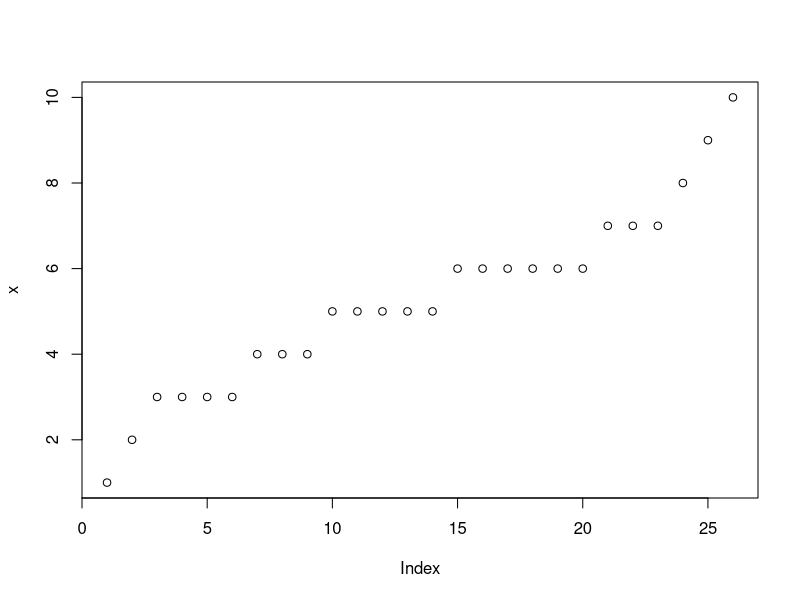
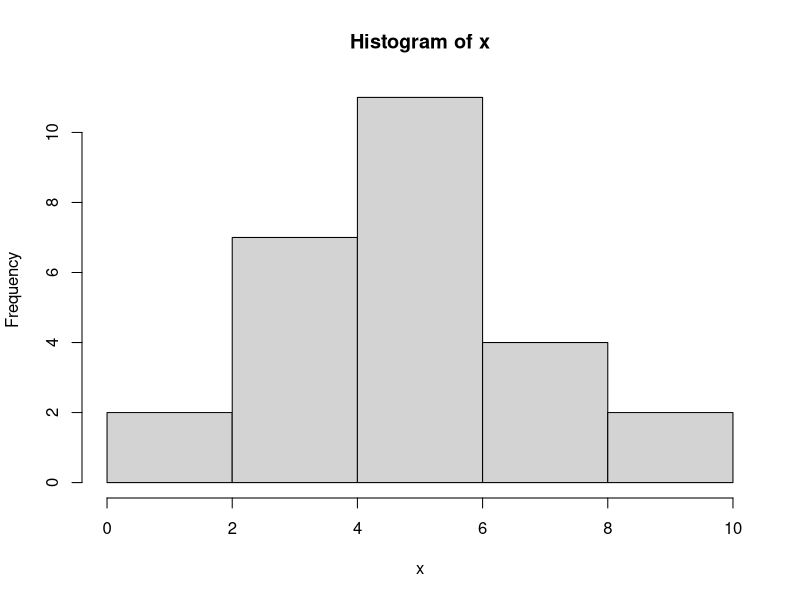
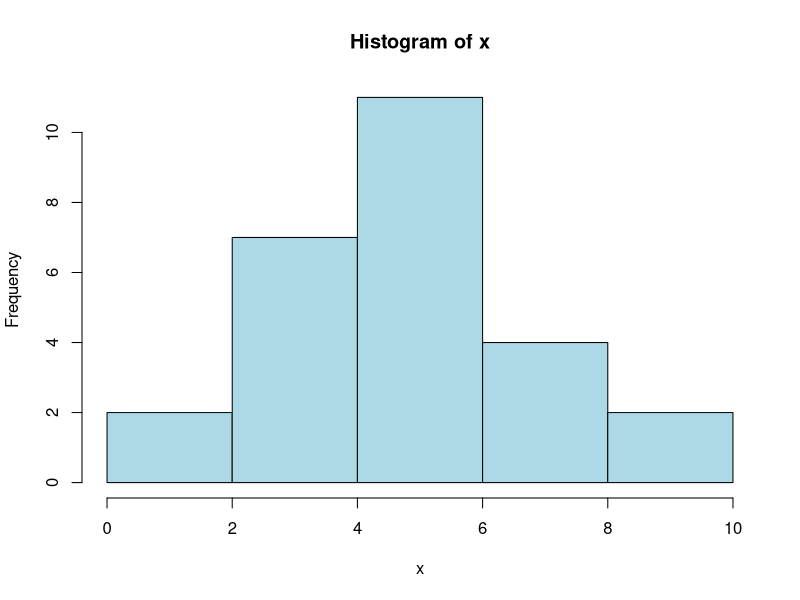
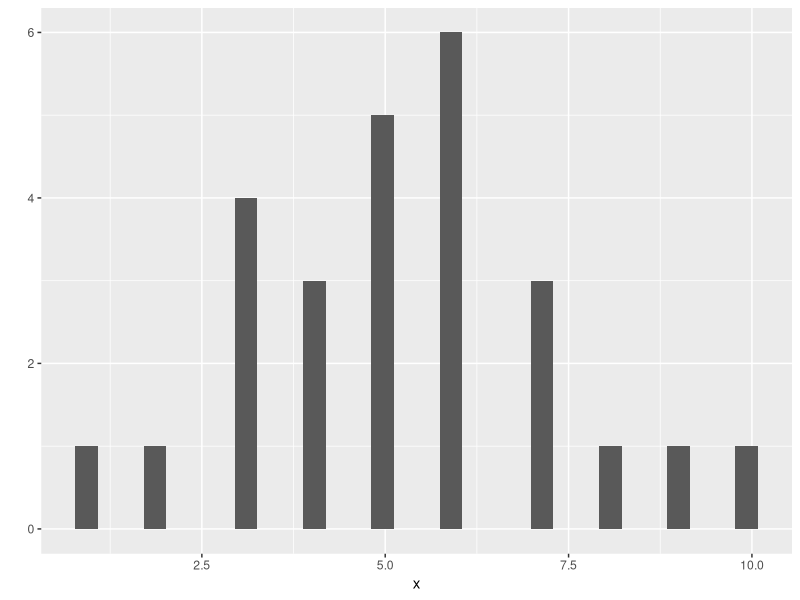
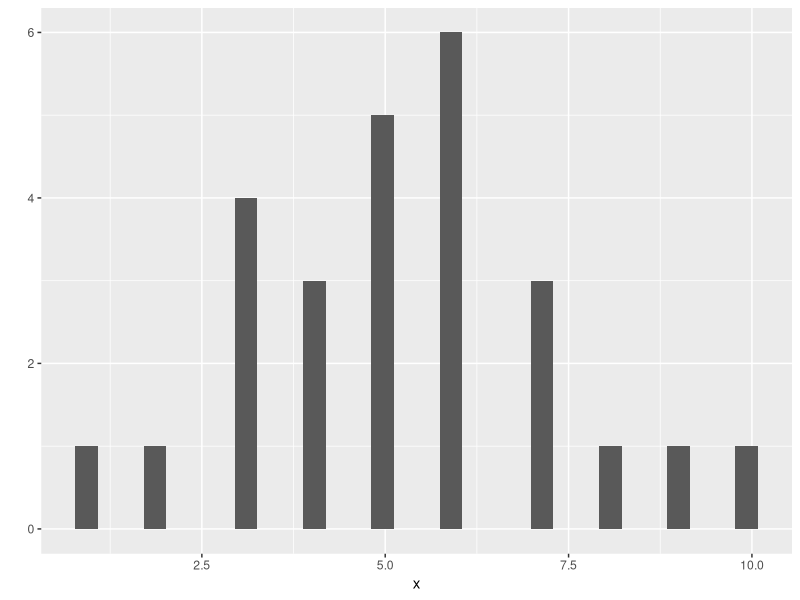
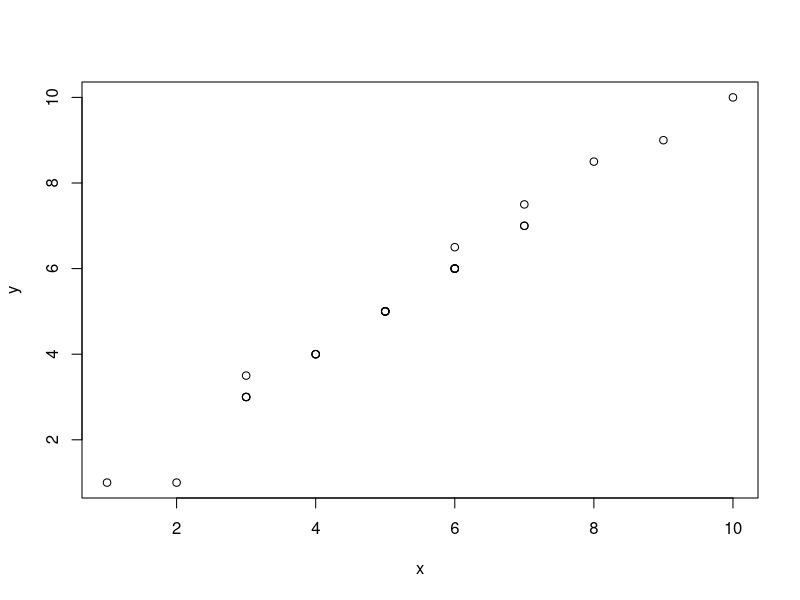
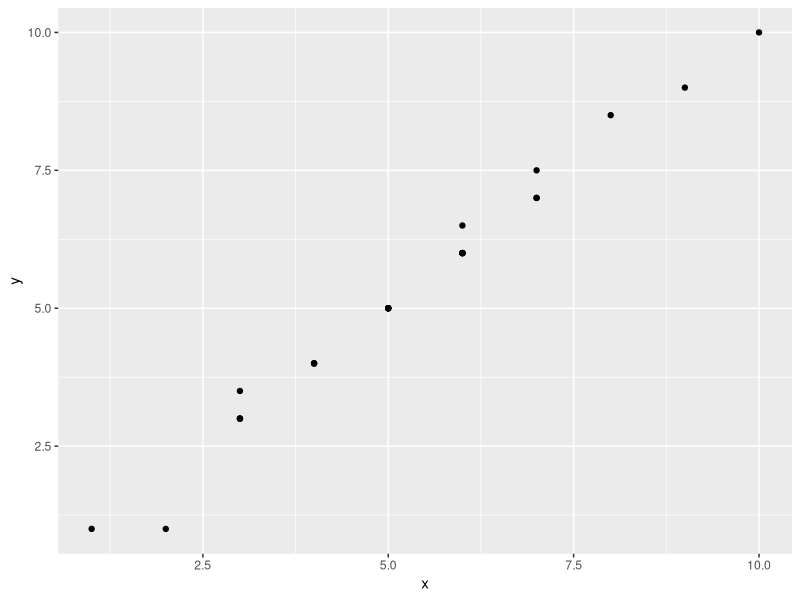
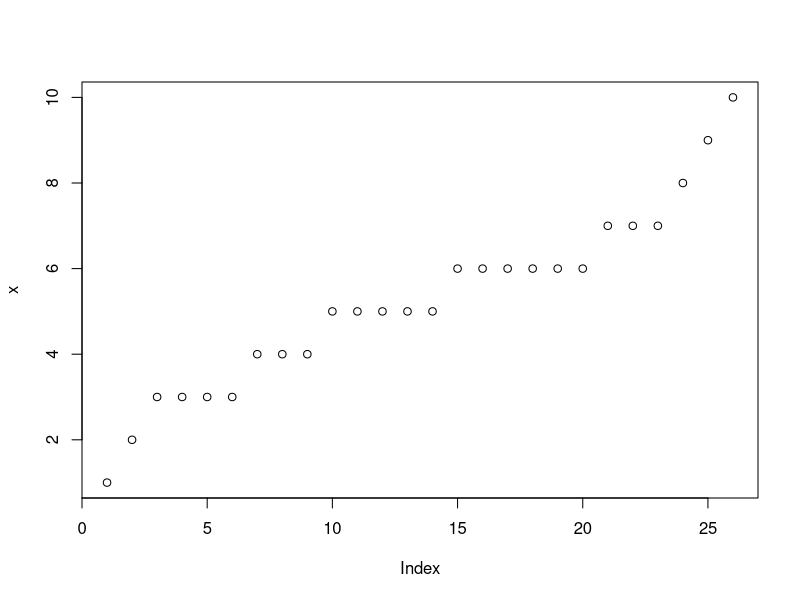

The R script that drew these images, in order:
# ******************************************************************
#   
#           ** TP1 : R pour sciences humaines **
#                       (Maelle AMAND)
# 
# ******************************************************************
#   
# A la base, R est une grosse machine à calculer. 
# Au début des ordinateurs appelait ce genre de machines
# "number crunching machines".

# Faisons quelques calculs...

# @@@@@@@@@@@@@@@@@@@@@@@@@@@@@@@@@@@@@@@@@@@@@@@@@@@@@@@@@@@@@@@
# @@@@@@@@@@@@@@@@@@ CALCULS DE BASE @@@@@@@@@@@@@@@@@@@@@@@@@@@@
# @@@@@@@@@@@@@@@@@@@@@@@@@@@@@@@@@@@@@@@@@@@@@@@@@@@@@@@@@@@@@@@

2+4

777*10

(5+5)*2

67*2

67/0.5


# A vous! Tapez quelques calculs et observez le résultat:

# ________________________________________________________________
# ________________________________________________________________
# ________________________________________________________________

# @@@@@@@@@@@@@@@@@@@@@@@@@@@@@@@@@@@@@@@@@@@@@@@@@@@@@@@@@@@@@@@
# @@@@@@@@@@@@@@@@@@ CREATION DE VECTEURS @@@@@@@@@@@@@@@@@@@@@@@
# @@@@@@@@@@@@@@@@@@@@@@@@@@@@@@@@@@@@@@@@@@@@@@@@@@@@@@@@@@@@@@@


# Donnons un nom à notre calcul: on dit qu'on "stocke le calcul dans
# un vector" (English:"you assign values to a vector")

calcul1 <- 777*10
# vérifions si calcul1 contient bien le résultat de notre calcul 
calcul1

# A vous! Changez le nom du vecteur et changez le calcul: 



# ________________________________________________________________
# ________________________________________________________________
# ________________________________________________________________

# On peut donner un nom à une liste de mots :

mots <- c("cailloux","choux","genoux","hiboux", "poux")
mots


# On peut aussi donner un nom à une liste d'énoncés. Ce qui importe c'est de 
# mettre l'énoncé entre " ".

poeme <-c("Ma vie à la tienne est tressée" , "Comme on tresse des fils soyeux," , "Et je pense avec ta pensée," , "Et je regarde avec tes yeux.")
poeme


# A vous! Changez la liste de mot et stockez-la dans un vecteur. Puis faites de même
# avec un énoncé:



# ________________________________________________________________
# ________________________________________________________________
# ________________________________________________________________


# @@@@@@@@@@@@@@@@@@@@@@@@@@@@@@@@@@@@@@@@@@@@@@@@@@@@@@@@@@@@@@@
# @@@@@@@@@@@@@@@@@@ PREMIERES FONCTIONS @@@@@@@@@@@@@@@@@@@@@@@@
# @@@@@@@@@@@@@@@@@@@@@@@@@@@@@@@@@@@@@@@@@@@@@@@@@@@@@@@@@@@@@@@

# R peut calculer la moyenne d'une série de chiffres.
# on utilise le mot anglais: mean. 
# On prépare d'abord le vecteur qui contient
# cette série de chiffres. Puis on fait la moyenne en 
# tapant la fonction mean puis on ajoute le vecteur entre parenthèses.


notes <- c(4,4,8,8)
mean(notes)

# Quand on a des chiffres, la fonction summary donne des informations
# supplémentaires. Lesquelles ?
summary(notes)



# A vous ! Calculez la moyenne d'une série de chiffres de votre choix !
# Cela peut etre la taille des participants à ce stage ! 
# Appliquez ensuite la fonction summary à votre vecteur !





# La fonction sqrt peut être utile. A votre avis, que fait-elle?
sqrt(25)



# On peut aussi calculer le carré ou le cube d'un chiffre. 

3^2
6^2

# A vous ! Calculez le carré du chiffre de votre choix:




# Un peu de déduction !
# Sachant que 4^2 permet de calculer 
# le carré de 4, quel sera le cube de 4 ?




# @@@@@@@@@@@@@@@@@@@@@@@@@@@@@@@@@@@@@@@@@@@@@@@@@@@@@@@@@@@@@@@
# @@@@@@@@@@@@@@@@@@ PREMIERS GRAPHIQUES @@@@@@@@@@@@@@@@@@@@@@@@
# @@@@@@@@@@@@@@@@@@@@@@@@@@@@@@@@@@@@@@@@@@@@@@@@@@@@@@@@@@@@@@@

# A) AVEC DES CHIFFRES SEULEMENT

# Avec UNE série de chiffres on peut faire un nuage de points:
# (English: scatterplot)
# On prépare d'abord sa série de chiffre. Puis, on utilise la 
# fonction plot()

x <- c(1,2,3,3,3,3,4,4,4,5,5,5,5,5,6,6,6,6,6,6,7,7,7,8,9,10)
plot(x)

# Avec une série de chiffres on peut aussi faire un histogramme:
# (English; histogram)

hist(x)
hist(x, col="lightblue")

# Pour un graphique plus joli on peut utiliser la fonction
# qplot(). Le "q" de qplot veut dire "quick" plot. 
# Pour utiliser cette fonction, installez le package 
# ggplot2 (m'appeler pour que je vous aide). Puis activez-le
# à l'aide de la commande:
library(ggplot2)

qplot(x)

# A votre avis, quelle est la différence entre 
# le premier histogramme et le second ? (à part la différence de couleurs)


qplot(x)

# A vous ! Créez un histogramme à partir d'une série de chiffres. 
# Nommer le vecteur x1
# Utilisez hist(), puis qplot()




#________________________________________________________________

# # Avec DEUX séries de chiffres on peut faire un nuage de points:
# (English: scatterplot)
# On prépare d'abord ses séries de chiffres. Puis, on utilise la 
# fonction plot() à nouveaux

x <- c(1,2,3,3,3,3,4,4,4,5,5,5,5,5,6,6,6,6,6,6,7,7,7,8,9,10)
y <- c(1,1,3,3.5,3,3,4,4,4,5,5,5,5,5,6,6,6.5,6,6,6,7.5,7,7,8.5,9,10)
plot(x,y)
qplot(x,y)


# Que se passe-t-il si l'on tape: plot(y,x) ? ESt-ce pareil pour
# qplot(y,x)




# Changez la dernière valeur de y à 5. Refaites le graphique.
# Observez la différence.



# A vous ! Créez 2 séries de chiffres et utilisez la fonction plot.
# Nommez le vecteur x2



# On peut aussi faire un graphique avec des lignes:
plot(x)
plot(x,type="l") # "l" est une abbréviation pour ligne.
plot(x,type="l", col="red")



# Faites votre graphique avec votre vecteur x2



# Dans la ligne plot(x2,type="l") Changez "l" en "o" et tapez la 
# commande ci-dessous.
# Executez-là. 
# Qu'observez-vous?

# _________________________________________________________________

# B) AVEC DES DONNEES TEXTUELLES (QUALITATIVES)
# Attention, les guillemets sont obligatoire quand on crée
# une liste avec du texte.

sexe <- c("Homme","Homme","Homme","Homme","Homme", "Femme", "Femme", "Femme")
sexe

# graphique avec le nombre d'occurrences:
occurrences<- table(sexe)
occurrences

barplot(occurrences)
pie(occurrences)

# graphique avec la conversion en pourcentage:
pourcentages <- prop.table(table(sexe))
pourcentages

barplot(pourcentages)
pie(pourcentages)


# A votre avis: à quoi servent les fonctions table(), barplot(), 
# pie() et prop.table(table())?

# table() ......................................................

# barplot() ....................................................

# pie() ........................................................

# prop.table(table()) ..........................................



# @@@@@@@@@@@@@@@@@@@@@@@@@@@@@@@@@@@@@@@@@@@@@@@@@@@@@@@@@@@@@@@
# @@@@@@@@@@@@@@@@@@ BILAN DE LA SEANCE @@@@@@@@@@@@@@@@@@@@@@@@@
# @@@@@@@@@@@@@@@@@@@@@@@@@@@@@@@@@@@@@@@@@@@@@@@@@@@@@@@@@@@@@@@

# A quoi servent la fonction mean() et sqrt()?

# Réponse: ..........................................

# Si l'on veut faire la somme d'une liste. Qu'elle est la fonction
# la plus probable? (N'hésitez-pas à les tester)

# a) somme() b) SUM() c) sum() d) Sum()

# Réponse: ..........................................


# Dans la ligne de code ci-dessous, quel est le vecteur ?

sexe <- c("Homme","Homme","Homme","Homme","Homme", "Femme", "Femme", "Femme")

# Réponse : ..........................................



# Quel graphiques permettent de représenter des chiffres?
